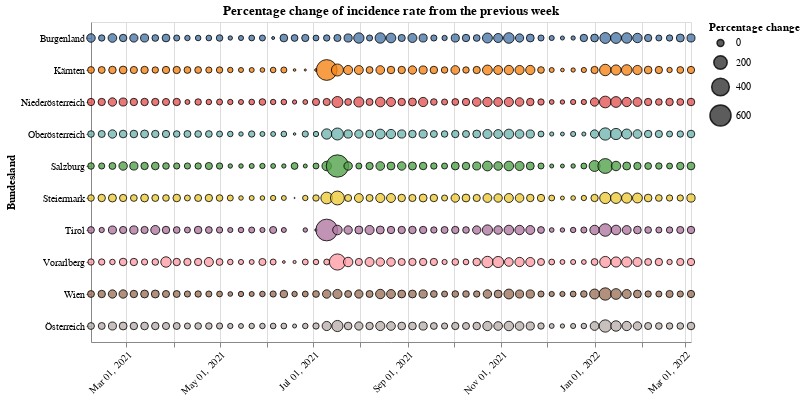

Here is the notebook cell this chart was saved with:
### Code cell
#collapse
source = saturdays_data.query("Time >= '2021-01-31'")
alt.Chart(source).mark_circle(
    opacity=0.8,
    stroke='black',
    strokeWidth=1
).encode(
    alt.X('yearmonthdate(Time):T', axis=alt.Axis(title='', labelAngle=-45)),
    alt.Y('Bundesland:N'),
    alt.Size('rate_change:Q',
            scale=alt.Scale(range=[0, 500]),
            legend=alt.Legend(title='Percentage change')
    ),
    alt.Color('Bundesland:N', legend=None),
    tooltip=['Time', 'rate_change']
).properties(
    width=600,
    height=320,
    title='Percentage change of incidence rate from the previous week'
)

### Figure 1 — Vega-Lite specification as saved in the notebook (floating-point values rounded to 4 significant figures; data arrays with more than 128 entries replaced by an {"elided": "..."} marker saying what was removed)
{"config": {"view": {"continuousWidth": 400, "continuousHeight": 300}}, "data": {"name": "data-7c1af0869d0a57f45b1f93430389c233"}, "mark": {"type": "circle", "opacity": 0.8, "stroke": "black", "strokeWidth": 1}, "encoding": {"color": {"type": "nominal", "field": "Bundesland", "legend": null}, "size": {"type": "quantitative", "field": "rate_change", "legend": {"title": "Percentage change"}, "scale": {"range": [0, 500]}}, "tooltip": [{"type": "temporal", "field": "Time"}, {"type": "quantitative", "field": "rate_change"}], "x": {"type": "temporal", "axis": {"labelAngle": -45, "title": ""}, "field": "Time", "timeUnit": "yearmonthdate"}, "y": {"type": "nominal", "field": "Bundesland"}}, "height": 320, "title": "Percentage change of incidence rate from the previous week", "width": 600, "$schema": "https://vega.github.io/schema/vega-lite/v4.8.1.json", "datasets": {"data-7c1af0869d0a57f45b1f93430389c233": {"elided": "570 records"}}}
